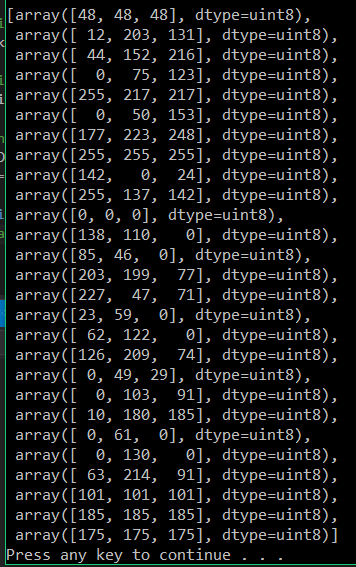
#> input picture NES - Zelda 1 Textures/ImageProcessing/ImageProcessing/LinkColorsBGR.PNG, 356 x 567 px, given in place of enemy_desno.png, which was not available
$ python ImageProcessing.py
#> lines starting #> are read from the running program, lines starting #| are printed output that depends on the picture; pictures that were not available may be replaced by others from this repository, and a replacement may not be noted
### visak/slike_bez_pozadine/ImageProcessingFunctions.py
import numpy as np
import cv2
import pprint

#siva boja izmedju spritova je [192, 192, 192]
sprite_height = 16
sprite_width = 16
Tilecolors = []
Mapcolors = []


# [13 lines of commented-out code are left out]
def draw(name, img):
    #img    - the image you want to draw
    cv2.imshow(name,img)
    k  = cv2.waitKey(0)
    cv2.destroyAllWindows()
    return k

#returns the input image in greater size for better view
def enlarge(img, x):
    #img    - the image you want to enlarge
    #x      - how many times you want to enlarge it
    height = img.shape[0]
    width = img.shape[1]
    Enlarged = np.zeros((height*x,width*x,3), np.uint8)

    for i in range(height):
        for j in range(width):
            for ii in range(x):
                for jj in range(x):
                    b = img[i, j]
                    Enlarged[x*i+ii,x*j+jj] = b

    return Enlarged

# [120 lines left out: functions defEnemieSprites, defLinkSprites, defSprites, filterDict, not called in this run]

#checks if the color is present, if not adds it to the list
def rememberColor(c, colors):
    for i in range(len(colors)):
        if colors[i][0] == c[0] and colors[i][1] == c[1] and colors[i][2] == c[2]:
             return colors
    colors.append(c)
    temp = str(c[0]) + " "+ str(c[1]) + " " + str(c[2])
    print(temp)

    return colors

#returns an array of all the colors in the image
def getColors(img):
    colors = []
    height = img.shape[0]
    width = img.shape[1]


    for i in range(height):
        for j in range(width):
            rememberColor(img[i,j], colors)

    print(str(img[0,1]))
    return colors

#draws the list of colors in image format and returns the image
# [104 lines left out: functions drawColors, drawDict, compare, copyImg, fillImage, fixColors and 1 more, not called in this run]

#prints out the values of the matrix in a format which can easily be used to read in C++
def printMatrix(matrix, height):
    print("Printing Matrix")
    for i in range(height):
        print(matrix[i])
    return

#Checks each extracted sprite if it is in the dictionary, if not, adds it
# [31 lines left out: function FillMatrix, not called in this run]

#Checks each extracted pixel if it's value is in the dictionary, doesn't add them
def FillMatrixColor(colors, img):
    matrix = []
    for i in range(img.shape[0]):
        row = []
        for j in range(img.shape[1]):
            row.append([])
        matrix.append(row)

    #pprint.pprint(matrix)
    for i in range(img.shape[0]):
        for j in range(img.shape[1]):
            for k in range(len(colors)):
               if  img[i,j][0] == colors[k][0] and img[i,j][1] == colors[k][1] and img[i,j][2] == colors[k][2]:
                    matrix[i][j] = k
        #print row
        print("{}, ".format(matrix[i]))
    #pprint.pprint(matrix)
    printMatrix(matrix, img.shape[0])
    return matrix

#Extracts sprite from image given in first parameter, placement of the sprite are in second and third
# [11 lines left out: function extractSprite, not called in this run]

### visak/slike_bez_pozadine/slike_donkey_kong/enemy/ImageProcessing.py
from __future__ import print_function

import numpy as np
import cv2
import pprint
import ImageProcessingFunctions as IP

sprite_height = 16
sprite_width = 16
Tilecolors = []
Mapcolors = []


# [373 lines left out: functions TestTiles, TestLinkSprites, TestItemSprites, TestTextSprites, countDict, not called in this run]

def rgb2hex(r,g,b):
    hex = "0x{:02x}{:02x}{:02x}".format(r,g,b)
    return hex

# [37 lines left out: function TestEnemieSprites, not called in this run]

def TestNPCSprites():

    npcs = cv2.imread("enemy_desno.png")
#> npcs is the input picture: shape (567, 356, 3); mean B, G, R 22.4, 22.8, 21.8
    IP.draw("NPCS Original", IP.enlarge(npcs, 5))
#> after the loop in enlarge, `for i in range(height):`:
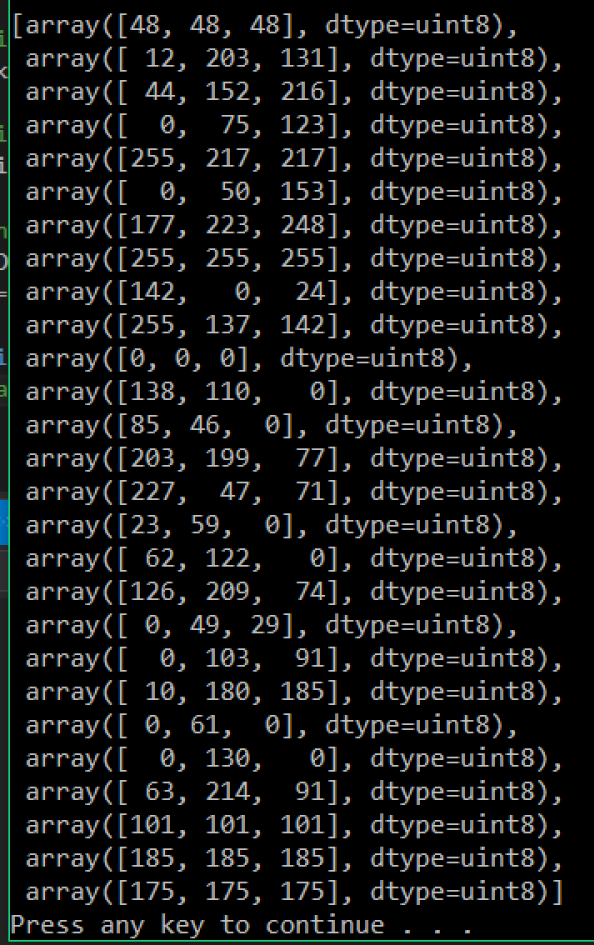
#> Enlarged: shape (2835, 1780, 3) (shown at 1/3 size); mean B, G, R 22.4, 22.8, 21.8
#> (key Esc is pressed here)

    npcs = npcs[0:16,0:16]
    IP.draw("NPCS Grandpa", IP.enlarge(npcs, 10))
#> call 2 of enlarge, with img = array of shape (16, 16, 3), x = 10
#> after the loop in enlarge (call 2), `for i in range(height):`:
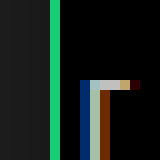
#> Enlarged: shape (160, 160, 3); mean of channels 0, 1, 2 26.2, 31.8, 20.3; drawn as B, G, R
#> (key Enter is pressed here)


    NPCSColors= []
    NPCSColors= IP.getColors(npcs)
#> the loop in getColors, `for i in range(height):` made 16 passes
#| 28 28 28
#| 27 27 27
#| 26 26 26
#| 25 25 25
#| 118 205 24
#| 0 0 0
#| 108 43 0
#| 192 192 165
#| 192 192 192
#| 108 165 192
#> (further printed lines are left out)
#| [27 27 27]
#> NPCSColors = [[28, 28, 28], [27, 27, 27], [26, 26, 26], [25, 25, 25], [118, 205, 24], [0, 0, 0], [108, 43, 0], [192, 192, 165], [192, 192, 192], [108, 165, 192], [0, 0, 43], [165, 192, 165], [0, 43, 108]]
    for i in range(len(NPCSColors)):
        print(rgb2hex(NPCSColors[i][0], NPCSColors[i][1], NPCSColors[i][2]))
#> this loop made 13 passes
#> hex in rgb2hex on passes 1 to 12: '0x1c1c1c', '0x1b1b1b', '0x1a1a1a', '0x191919', '0x76cd18', '0x000000', '0x6c2b00', '0xc0c0a5', '0xc0c0c0', '0x6ca5c0', '0x00002b', '0xa5c0a5'
#> (printed output is left out)

    matrix = IP.FillMatrixColor(NPCSColors, npcs)
#> in FillMatrixColor, `matrix = []`: matrix = []
#> after the loop in FillMatrixColor, `for i in range(img.shape[0]):`: matrix = 16 items
#> the loop in FillMatrixColor, `for i in range(img.shape[0]):` made 16 passes
#| [0, 1, 1, 2, 3, 4, 5, 5, 5, 5, 5, 5, 5, 5, 5, 5],
#| [0, 1, 1, 2, 3, 4, 5, 5, 5, 5, 5, 5, 5, 5, 5, 5],
#| [0, 1, 1, 2, 3, 4, 5, 5, 5, 5, 5, 5, 5, 5, 5, 5],
#| [0, 1, 1, 2, 3, 4, 5, 5, 5, 5, 5, 5, 5, 5, 5, 5],
#| [0, 1, 1, 2, 3, 4, 5, 5, 5, 5, 5, 5, 5, 5, 5, 5],
#| [0, 1, 1, 2, 3, 4, 5, 5, 5, 5, 5, 5, 5, 5, 5, 5],
#| [0, 1, 1, 2, 3, 4, 5, 5, 5, 5, 5, 5, 5, 5, 5, 5],
#| [0, 1, 1, 2, 3, 4, 5, 5, 5, 5, 5, 5, 5, 5, 5, 5],
#> (further printed lines are left out)
#> the loop in printMatrix, `for i in range(height):` made 16 passes
#| [0, 1, 1, 2, 3, 4, 5, 5, 5, 5, 5, 5, 5, 5, 5, 5]
#| [0, 1, 1, 2, 3, 4, 5, 5, 5, 5, 5, 5, 5, 5, 5, 5]
#| [0, 1, 1, 2, 3, 4, 5, 5, 5, 5, 5, 5, 5, 5, 5, 5]
#| [0, 1, 1, 2, 3, 4, 5, 5, 5, 5, 5, 5, 5, 5, 5, 5]
#| [0, 1, 1, 2, 3, 4, 5, 5, 5, 5, 5, 5, 5, 5, 5, 5]
#| [0, 1, 1, 2, 3, 4, 5, 5, 5, 5, 5, 5, 5, 5, 5, 5]
#| [0, 1, 1, 2, 3, 4, 5, 5, 5, 5, 5, 5, 5, 5, 5, 5]
#| [0, 1, 1, 2, 3, 4, 5, 5, 5, 5, 5, 5, 5, 5, 5, 5]
#> (further printed lines are left out)
#> matrix = 16 items


    Smatrix = []
    for i in range(3):
        Smatrix.append([])
    print("\nPROBA\n")

    for i in range(16):
        for j in range(len(matrix[0])):
            Smatrix[j//16 + 16*(i//16)].append(matrix[i][j])

    print("\nCORRECTED MATRIX\n")
    for i in range(len(Smatrix)):
        print("{}, \n".format(Smatrix[i]))


    return
# [5 lines of commented-out code are left out]
TestNPCSprites()

# [16 lines of commented-out code are left out]
